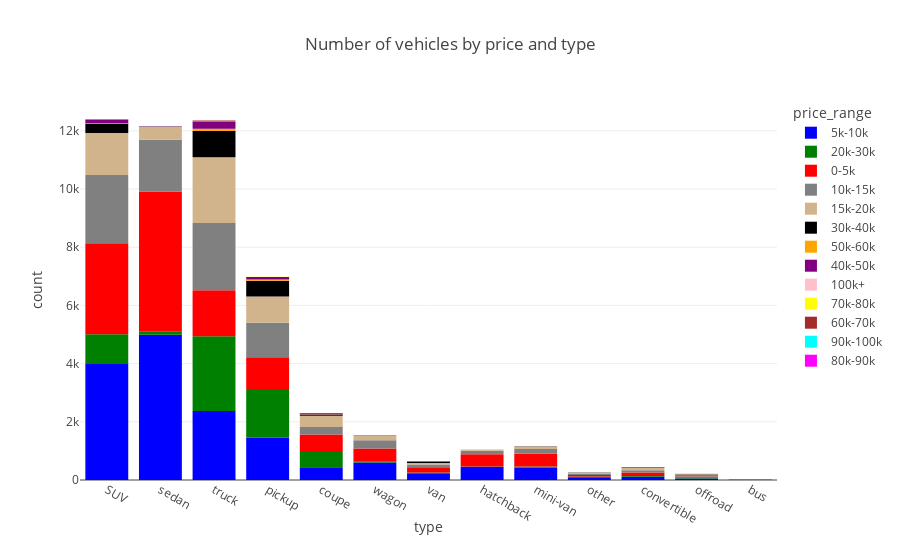

Source (notebook cell):
### Code cell
color_map_price = {
    '5k-10k': 'blue',
    '20k-30k': 'green',
    '0-5k': 'red',
    '10k-15k': 'gray',
    '15k-20k': 'tan',
    '30k-40k': 'black',
    '50k-60k': 'orange',
    '40k-50k': 'purple',
    '100k+': 'pink',
    '70k-80k': 'yellow',
    '60k-70k': 'brown',
    '90k-100k': 'cyan',
    '80k-90k': 'magenta'
}

fig = px.histogram(vehicles_df, x='type', color='price_range', title='Number of vehicles by price and type', color_discrete_map=color_map_price)
fig.show()

### Figure 1 — Plotly figure (JSON) as saved in the notebook; plotly's stock layout.template omitted (floating-point values rounded to 4 significant figures; data arrays with more than 128 entries replaced by an {"elided": "..."} marker saying what was removed)
{"data": [{"alignmentgroup": "True", "bingroup": "x", "hovertemplate": "price_range=5k-10k<br>type=%{x}<br>count=%{y}<extra></extra>", "legendgroup": "5k-10k", "marker": {"color": "blue", "pattern": {"shape": ""}}, "name": "5k-10k", "offsetgroup": "5k-10k", "orientation": "v", "showlegend": true, "type": "histogram", "x": {"elided": "15211 str values"}, "xaxis": "x", "yaxis": "y"}, {"alignmentgroup": "True", "bingroup": "x", "hovertemplate": "price_range=20k-30k<br>type=%{x}<br>count=%{y}<extra></extra>", "legendgroup": "20k-30k", "marker": {"color": "green", "pattern": {"shape": ""}}, "name": "20k-30k", "offsetgroup": "20k-30k", "orientation": "v", "showlegend": true, "type": "histogram", "x": {"elided": "6183 str values"}, "xaxis": "x", "yaxis": "y"}, {"alignmentgroup": "True", "bingroup": "x", "hovertemplate": "price_range=0-5k<br>type=%{x}<br>count=%{y}<extra></extra>", "legendgroup": "0-5k", "marker": {"color": "red", "pattern": {"shape": ""}}, "name": "0-5k", "offsetgroup": "0-5k", "orientation": "v", "showlegend": true, "type": "histogram", "x": {"elided": "12834 str values"}, "xaxis": "x", "yaxis": "y"}, {"alignmentgroup": "True", "bingroup": "x", "hovertemplate": "price_range=10k-15k<br>type=%{x}<br>count=%{y}<extra></extra>", "legendgroup": "10k-15k", "marker": {"color": "gray", "pattern": {"shape": ""}}, "name": "10k-15k", "offsetgroup": "10k-15k", "orientation": "v", "showlegend": true, "type": "histogram", "x": {"elided": "8708 str values"}, "xaxis": "x", "yaxis": "y"}, {"alignmentgroup": "True", "bingroup": "x", "hovertemplate": "price_range=15k-20k<br>type=%{x}<br>count=%{y}<extra></extra>", "legendgroup": "15k-20k", "marker": {"color": "tan", "pattern": {"shape": ""}}, "name": "15k-20k", "offsetgroup": "15k-20k", "orientation": "v", "showlegend": true, "type": "histogram", "x": {"elided": "5931 str values"}, "xaxis": "x", "yaxis": "y"}, {"alignmentgroup": "True", "bingroup": "x", "hovertemplate": "price_range=30k-40k<br>type=%{x}<br>count=%{y}<extra></extra>", "legendgroup": "30k-40k", "marker": {"color": "black", "pattern": {"shape": ""}}, "name": "30k-40k", "offsetgroup": "30k-40k", "orientation": "v", "showlegend": true, "type": "histogram", "x": {"elided": "1914 str values"}, "xaxis": "x", "yaxis": "y"}, {"alignmentgroup": "True", "bingroup": "x", "hovertemplate": "price_range=50k-60k<br>type=%{x}<br>count=%{y}<extra></extra>", "legendgroup": "50k-60k", "marker": {"color": "orange", "pattern": {"shape": ""}}, "name": "50k-60k", "offsetgroup": "50k-60k", "orientation": "v", "showlegend": true, "type": "histogram", "x": {"elided": "159 str values"}, "xaxis": "x", "yaxis": "y"}, {"alignmentgroup": "True", "bingroup": "x", "hovertemplate": "price_range=40k-50k<br>type=%{x}<br>count=%{y}<extra></extra>", "legendgroup": "40k-50k", "marker": {"color": "purple", "pattern": {"shape": ""}}, "name": "40k-50k", "offsetgroup": "40k-50k", "orientation": "v", "showlegend": true, "type": "histogram", "x": {"elided": "513 str values"}, "xaxis": "x", "yaxis": "y"}, {"alignmentgroup": "True", "bingroup": "x", "hovertemplate": "price_range=100k+<br>type=%{x}<br>count=%{y}<extra></extra>", "legendgroup": "100k+", "marker": {"color": "pink", "pattern": {"shape": ""}}, "name": "100k+", "offsetgroup": "100k+", "orientation": "v", "showlegend": true, "type": "histogram", "x": ["truck", "truck", "truck", "pickup", "coupe", "truck", "truck", "truck", "truck", "truck", "truck", "truck", "truck", "truck", "truck", "SUV", "truck"], "xaxis": "x", "yaxis": "y"}, {"alignmentgroup": "True", "bingroup": "x", "hovertemplate": "price_range=70k-80k<br>type=%{x}<br>count=%{y}<extra></extra>", "legendgroup": "70k-80k", "marker": {"color": "yellow", "pattern": {"shape": ""}}, "name": "70k-80k", "offsetgroup": "70k-80k", "orientation": "v", "showlegend": true, "type": "histogram", "x": ["pickup", "convertible", "pickup", "pickup", "van", "pickup", "SUV", "SUV"], "xaxis": "x", "yaxis": "y"}, {"alignmentgroup": "True", "bingroup": "x", "hovertemplate": "price_range=60k-70k<br>type=%{x}<br>count=%{y}<extra></extra>", "legendgroup": "60k-70k", "marker": {"color": "brown", "pattern": {"shape": ""}}, "name": "60k-70k", "offsetgroup": "60k-70k", "orientation": "v", "showlegend": true, "type": "histogram", "x": ["SUV", "SUV", "sedan", "SUV", "coupe", "mini-van", "pickup", "SUV", "truck", "SUV", "pickup", "SUV", "truck", "truck", "SUV", "truck", "SUV", "coupe", "coupe", "truck", "coupe", "truck", "pickup", "truck", "pickup", "pickup", "SUV", "truck", "truck", "SUV", "SUV", "convertible", "coupe", "truck", "SUV", "coupe", "truck", "convertible", "coupe", "convertible", "convertible", "pickup", "truck"], "xaxis": "x", "yaxis": "y"}, {"alignmentgroup": "True", "bingroup": "x", "hovertemplate": "price_range=90k-100k<br>type=%{x}<br>count=%{y}<extra></extra>", "legendgroup": "90k-100k", "marker": {"color": "cyan", "pattern": {"shape": ""}}, "name": "90k-100k", "offsetgroup": "90k-100k", "orientation": "v", "showlegend": true, "type": "histogram", "x": ["truck", "mini-van", "truck"], "xaxis": "x", "yaxis": "y"}, {"alignmentgroup": "True", "bingroup": "x", "hovertemplate": "price_range=80k-90k<br>type=%{x}<br>count=%{y}<extra></extra>", "legendgroup": "80k-90k", "marker": {"color": "magenta", "pattern": {"shape": ""}}, "name": "80k-90k", "offsetgroup": "80k-90k", "orientation": "v", "showlegend": true, "type": "histogram", "x": ["pickup"], "xaxis": "x", "yaxis": "y"}], "layout": {"barmode": "relative", "legend": {"title": {"text": "price_range"}, "tracegroupgap": 0}, "title": {"text": "Number of vehicles by price and type"}, "xaxis": {"anchor": "y", "domain": [0, 1], "title": {"text": "type"}}, "yaxis": {"anchor": "x", "domain": [0, 1], "title": {"text": "count"}}}}
